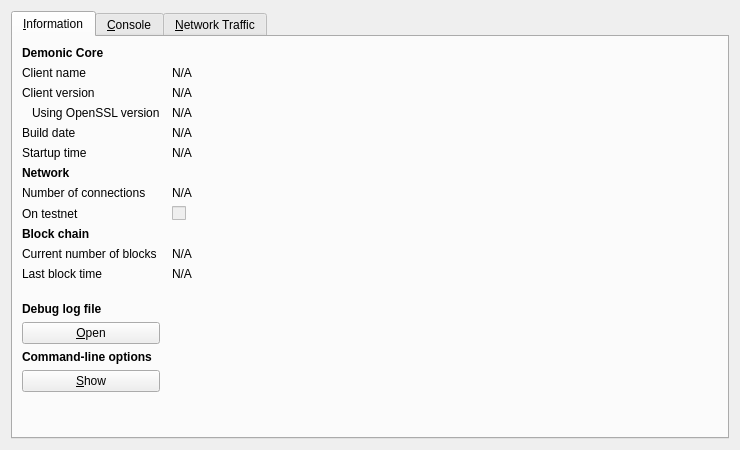
<?xml version="1.0" encoding="UTF-8"?>
<ui version="4.0">
 <class>RPCConsole</class>
 <widget class="QDialog" name="RPCConsole">
  <property name="geometry">
   <rect>
    <x>0</x>
    <y>0</y>
    <width>740</width>
    <height>450</height>
   </rect>
  </property>
  <property name="windowTitle">
   <string>Demonic - Debug window</string>
  </property>
  <layout class="QVBoxLayout" name="verticalLayout_2">
   <item>
    <widget class="QTabWidget" name="tabWidget">
     <property name="currentIndex">
      <number>0</number>
     </property>
     <widget class="QWidget" name="tab_info">
      <attribute name="title">
       <string>&amp;Information</string>
      </attribute>
      <layout class="QGridLayout" name="gridLayout" columnstretch="0,1">
       <property name="horizontalSpacing">
        <number>12</number>
       </property>
       <item row="0" column="0">
        <widget class="QLabel" name="label_9">
         <property name="font">
          <font>
           <weight>75</weight>
           <bold>true</bold>
          </font>
         </property>
         <property name="text">
          <string>Demonic Core</string>
         </property>
        </widget>
       </item>
       <item row="1" column="0">
        <widget class="QLabel" name="label_5">
         <property name="text">
          <string>Client name</string>
         </property>
        </widget>
       </item>
       <item row="1" column="1">
        <widget class="QLabel" name="clientName">
         <property name="cursor">
          <cursorShape>IBeamCursor</cursorShape>
         </property>
         <property name="text">
          <string>N/A</string>
         </property>
         <property name="textFormat">
          <enum>Qt::PlainText</enum>
         </property>
         <property name="textInteractionFlags">
          <set>Qt::LinksAccessibleByMouse|Qt::TextSelectableByKeyboard|Qt::TextSelectableByMouse</set>
         </property>
        </widget>
       </item>
       <item row="2" column="0">
        <widget class="QLabel" name="label_6">
         <property name="text">
          <string>Client version</string>
         </property>
        </widget>
       </item>
       <item row="2" column="1">
        <widget class="QLabel" name="clientVersion">
         <property name="cursor">
          <cursorShape>IBeamCursor</cursorShape>
         </property>
         <property name="text">
          <string>N/A</string>
         </property>
         <property name="textFormat">
          <enum>Qt::PlainText</enum>
         </property>
         <property name="textInteractionFlags">
          <set>Qt::LinksAccessibleByMouse|Qt::TextSelectableByKeyboard|Qt::TextSelectableByMouse</set>
         </property>
        </widget>
       </item>
       <item row="3" column="0">
        <widget class="QLabel" name="label_14">
         <property name="text">
          <string>Using OpenSSL version</string>
         </property>
         <property name="indent">
          <number>10</number>
         </property>
        </widget>
       </item>
       <item row="3" column="1">
        <widget class="QLabel" name="openSSLVersion">
         <property name="cursor">
          <cursorShape>IBeamCursor</cursorShape>
         </property>
         <property name="text">
          <string>N/A</string>
         </property>
         <property name="textFormat">
          <enum>Qt::PlainText</enum>
         </property>
         <property name="textInteractionFlags">
          <set>Qt::LinksAccessibleByMouse|Qt::TextSelectableByKeyboard|Qt::TextSelectableByMouse</set>
         </property>
        </widget>
       </item>
       <item row="4" column="0">
        <widget class="QLabel" name="label_12">
         <property name="text">
          <string>Build date</string>
         </property>
        </widget>
       </item>
       <item row="4" column="1">
        <widget class="QLabel" name="buildDate">
         <property name="cursor">
          <cursorShape>IBeamCursor</cursorShape>
         </property>
         <property name="text">
          <string>N/A</string>
         </property>
         <property name="textFormat">
          <enum>Qt::PlainText</enum>
         </property>
         <property name="textInteractionFlags">
          <set>Qt::LinksAccessibleByMouse|Qt::TextSelectableByKeyboard|Qt::TextSelectableByMouse</set>
         </property>
        </widget>
       </item>
       <item row="5" column="0">
        <widget class="QLabel" name="label_13">
         <property name="text">
          <string>Startup time</string>
         </property>
        </widget>
       </item>
       <item row="5" column="1">
        <widget class="QLabel" name="startupTime">
         <property name="cursor">
          <cursorShape>IBeamCursor</cursorShape>
         </property>
         <property name="text">
          <string>N/A</string>
         </property>
         <property name="textFormat">
          <enum>Qt::PlainText</enum>
         </property>
         <property name="textInteractionFlags">
          <set>Qt::LinksAccessibleByMouse|Qt::TextSelectableByKeyboard|Qt::TextSelectableByMouse</set>
         </property>
        </widget>
       </item>
       <item row="6" column="0">
        <widget class="QLabel" name="label_11">
         <property name="font">
          <font>
           <weight>75</weight>
           <bold>true</bold>
          </font>
         </property>
         <property name="text">
          <string>Network</string>
         </property>
        </widget>
       </item>
       <item row="7" column="0">
        <widget class="QLabel" name="label_7">
         <property name="text">
          <string>Number of connections</string>
         </property>
        </widget>
       </item>
       <item row="7" column="1">
        <widget class="QLabel" name="numberOfConnections">
         <property name="cursor">
          <cursorShape>IBeamCursor</cursorShape>
         </property>
         <property name="text">
          <string>N/A</string>
         </property>
         <property name="textFormat">
          <enum>Qt::PlainText</enum>
         </property>
         <property name="textInteractionFlags">
          <set>Qt::LinksAccessibleByMouse|Qt::TextSelectableByKeyboard|Qt::TextSelectableByMouse</set>
         </property>
        </widget>
       </item>
       <item row="8" column="0">
        <widget class="QLabel" name="label_8">
         <property name="text">
          <string>On testnet</string>
         </property>
        </widget>
       </item>
       <item row="8" column="1">
        <widget class="QCheckBox" name="isTestNet">
         <property name="enabled">
          <bool>false</bool>
         </property>
         <property name="text">
          <string/>
         </property>
        </widget>
       </item>
       <item row="9" column="0">
        <widget class="QLabel" name="label_10">
         <property name="font">
          <font>
           <weight>75</weight>
           <bold>true</bold>
          </font>
         </property>
         <property name="text">
          <string>Block chain</string>
         </property>
        </widget>
       </item>
       <item row="10" column="0">
        <widget class="QLabel" name="label_3">
         <property name="text">
          <string>Current number of blocks</string>
         </property>
        </widget>
       </item>
       <item row="10" column="1">
        <widget class="QLabel" name="numberOfBlocks">
         <property name="cursor">
          <cursorShape>IBeamCursor</cursorShape>
         </property>
         <property name="text">
          <string>N/A</string>
         </property>
         <property name="textFormat">
          <enum>Qt::PlainText</enum>
         </property>
         <property name="textInteractionFlags">
          <set>Qt::LinksAccessibleByMouse|Qt::TextSelectableByKeyboard|Qt::TextSelectableByMouse</set>
         </property>
        </widget>
       </item>
       <item row="11" column="0">
        <widget class="QLabel" name="label_2">
         <property name="text">
          <string>Last block time</string>
         </property>
        </widget>
       </item>
       <item row="11" column="1">
        <widget class="QLabel" name="lastBlockTime">
         <property name="cursor">
          <cursorShape>IBeamCursor</cursorShape>
         </property>
         <property name="text">
          <string>N/A</string>
         </property>
         <property name="textFormat">
          <enum>Qt::PlainText</enum>
         </property>
         <property name="textInteractionFlags">
          <set>Qt::LinksAccessibleByMouse|Qt::TextSelectableByKeyboard|Qt::TextSelectableByMouse</set>
         </property>
        </widget>
       </item>
       <item row="12" column="0">
        <spacer name="verticalSpacer_2">
         <property name="orientation">
          <enum>Qt::Vertical</enum>
         </property>
         <property name="sizeHint" stdset="0">
          <size>
           <width>20</width>
           <height>20</height>
          </size>
         </property>
        </spacer>
       </item>
       <item row="13" column="0">
        <widget class="QLabel" name="labelDebugLogfile">
         <property name="font">
          <font>
           <weight>75</weight>
           <bold>true</bold>
          </font>
         </property>
         <property name="text">
          <string>Debug log file</string>
         </property>
        </widget>
       </item>
       <item row="14" column="0">
        <widget class="QPushButton" name="openDebugLogfileButton">
         <property name="toolTip">
          <string>Open the Demonic debug log file from the current data directory. This can take a few seconds for large log files.</string>
         </property>
         <property name="text">
          <string>&amp;Open</string>
         </property>
         <property name="autoDefault">
          <bool>false</bool>
         </property>
        </widget>
       </item>
       <item row="15" column="0">
        <widget class="QLabel" name="labelCLOptions">
         <property name="font">
          <font>
           <weight>75</weight>
           <bold>true</bold>
          </font>
         </property>
         <property name="text">
          <string>Command-line options</string>
         </property>
        </widget>
       </item>
       <item row="16" column="0">
        <widget class="QPushButton" name="showCLOptionsButton">
         <property name="toolTip">
          <string>Show the Demonic-Qt help message to get a list with possible Demonic command-line options.</string>
         </property>
         <property name="text">
          <string>&amp;Show</string>
         </property>
         <property name="autoDefault">
          <bool>false</bool>
         </property>
        </widget>
       </item>
       <item row="17" column="0">
        <spacer name="verticalSpacer">
         <property name="orientation">
          <enum>Qt::Vertical</enum>
         </property>
         <property name="sizeHint" stdset="0">
          <size>
           <width>20</width>
           <height>40</height>
          </size>
         </property>
        </spacer>
       </item>
      </layout>
     </widget>
     <widget class="QWidget" name="tab_console">
      <attribute name="title">
       <string>&amp;Console</string>
      </attribute>
      <layout class="QVBoxLayout" name="verticalLayout_3">
       <property name="spacing">
        <number>3</number>
       </property>
       <item>
        <widget class="QTextEdit" name="messagesWidget">
         <property name="minimumSize">
          <size>
           <width>0</width>
           <height>100</height>
          </size>
         </property>
         <property name="readOnly">
          <bool>true</bool>
         </property>
         <property name="tabKeyNavigation" stdset="0">
          <bool>false</bool>
         </property>
         <property name="columnCount" stdset="0">
          <number>2</number>
         </property>
        </widget>
       </item>
       <item>
        <layout class="QHBoxLayout" name="horizontalLayout">
         <property name="spacing">
          <number>3</number>
         </property>
         <item>
          <widget class="QLabel" name="label">
           <property name="text">
            <string notr="true">&gt;</string>
           </property>
          </widget>
         </item>
         <item>
          <widget class="QLineEdit" name="lineEdit"/>
         </item>
         <item>
          <widget class="QPushButton" name="clearButton">
           <property name="maximumSize">
            <size>
             <width>24</width>
             <height>24</height>
            </size>
           </property>
           <property name="toolTip">
            <string>Clear console</string>
           </property>
           <property name="text">
            <string/>
           </property>
           <property name="icon">
            <iconset resource="../bitcoin.qrc">
             <normaloff>:/icons/remove</normaloff>:/icons/remove</iconset>
           </property>
           <property name="shortcut">
            <string notr="true">Ctrl+L</string>
           </property>
           <property name="autoDefault">
            <bool>false</bool>
           </property>
          </widget>
         </item>
        </layout>
       </item>
      </layout>
     </widget>
     <widget class="QWidget" name="tab">
      <attribute name="title">
       <string>&amp;Network Traffic</string>
      </attribute>
      <layout class="QHBoxLayout" name="horizontalLayout_3">
       <item>
        <layout class="QVBoxLayout" name="verticalLayout_4">
         <item>
          <widget class="TrafficGraphWidget" name="trafficGraph" native="true">
           <property name="sizePolicy">
            <sizepolicy hsizetype="Expanding" vsizetype="Expanding">
             <horstretch>0</horstretch>
             <verstretch>0</verstretch>
            </sizepolicy>
           </property>
          </widget>
         </item>
         <item>
          <layout class="QHBoxLayout" name="horizontalLayout_2">
           <item>
            <widget class="QSlider" name="sldGraphRange">
             <property name="minimum">
              <number>1</number>
             </property>
             <property name="maximum">
              <number>288</number>
             </property>
             <property name="pageStep">
              <number>12</number>
             </property>
             <property name="value">
              <number>6</number>
             </property>
             <property name="orientation">
              <enum>Qt::Horizontal</enum>
             </property>
            </widget>
           </item>
           <item>
            <widget class="QLabel" name="lblGraphRange">
             <property name="minimumSize">
              <size>
               <width>100</width>
               <height>0</height>
              </size>
             </property>
             <property name="alignment">
              <set>Qt::AlignCenter</set>
             </property>
            </widget>
           </item>
           <item>
            <widget class="QPushButton" name="btnClearTrafficGraph">
             <property name="text">
              <string>&amp;Clear</string>
             </property>
            </widget>
           </item>
          </layout>
         </item>
        </layout>
       </item>
       <item>
        <layout class="QVBoxLayout" name="verticalLayout">
         <item>
          <widget class="QGroupBox" name="groupBox">
           <property name="title">
            <string>Totals</string>
           </property>
           <layout class="QVBoxLayout" name="verticalLayout_5">
            <item>
             <layout class="QHBoxLayout" name="horizontalLayout_4">
              <item>
               <widget class="Line" name="line">
                <property name="sizePolicy">
                 <sizepolicy hsizetype="Fixed" vsizetype="Fixed">
                  <horstretch>0</horstretch>
                  <verstretch>0</verstretch>
                 </sizepolicy>
                </property>
                <property name="minimumSize">
                 <size>
                  <width>10</width>
                  <height>0</height>
                 </size>
                </property>
                <property name="palette">
                 <palette>
                  <active>
                   <colorrole role="Light">
                    <brush brushstyle="SolidPattern">
                     <color alpha="255">
                      <red>0</red>
                      <green>255</green>
                      <blue>0</blue>
                     </color>
                    </brush>
                   </colorrole>
                  </active>
                  <inactive>
                   <colorrole role="Light">
                    <brush brushstyle="SolidPattern">
                     <color alpha="255">
                      <red>0</red>
                      <green>255</green>
                      <blue>0</blue>
                     </color>
                    </brush>
                   </colorrole>
                  </inactive>
                  <disabled>
                   <colorrole role="Light">
                    <brush brushstyle="SolidPattern">
                     <color alpha="255">
                      <red>0</red>
                      <green>255</green>
                      <blue>0</blue>
                     </color>
                    </brush>
                   </colorrole>
                  </disabled>
                 </palette>
                </property>
                <property name="orientation">
                 <enum>Qt::Horizontal</enum>
                </property>
               </widget>
              </item>
              <item>
               <widget class="QLabel" name="label_16">
                <property name="text">
                 <string>In:</string>
                </property>
               </widget>
              </item>
              <item>
               <widget class="QLabel" name="lblBytesIn">
                <property name="minimumSize">
                 <size>
                  <width>50</width>
                  <height>0</height>
                 </size>
                </property>
                <property name="alignment">
                 <set>Qt::AlignRight|Qt::AlignTrailing|Qt::AlignVCenter</set>
                </property>
               </widget>
              </item>
             </layout>
            </item>
            <item>
             <layout class="QHBoxLayout" name="horizontalLayout_5">
              <item>
               <widget class="Line" name="line_2">
                <property name="sizePolicy">
                 <sizepolicy hsizetype="Fixed" vsizetype="Fixed">
                  <horstretch>0</horstretch>
                  <verstretch>0</verstretch>
                 </sizepolicy>
                </property>
                <property name="minimumSize">
                 <size>
                  <width>10</width>
                  <height>0</height>
                 </size>
                </property>
                <property name="palette">
                 <palette>
                  <active>
                   <colorrole role="Light">
                    <brush brushstyle="SolidPattern">
                     <color alpha="255">
                      <red>255</red>
                      <green>0</green>
                      <blue>0</blue>
                     </color>
                    </brush>
                   </colorrole>
                  </active>
                  <inactive>
                   <colorrole role="Light">
                    <brush brushstyle="SolidPattern">
                     <color alpha="255">
                      <red>255</red>
                      <green>0</green>
                      <blue>0</blue>
                     </color>
                    </brush>
                   </colorrole>
                  </inactive>
                  <disabled>
                   <colorrole role="Light">
                    <brush brushstyle="SolidPattern">
                     <color alpha="255">
                      <red>255</red>
                      <green>0</green>
                      <blue>0</blue>
                     </color>
                    </brush>
                   </colorrole>
                  </disabled>
                 </palette>
                </property>
                <property name="orientation">
                 <enum>Qt::Horizontal</enum>
                </property>
               </widget>
              </item>
              <item>
               <widget class="QLabel" name="label_17">
                <property name="text">
                 <string>Out:</string>
                </property>
               </widget>
              </item>
              <item>
               <widget class="QLabel" name="lblBytesOut">
                <property name="minimumSize">
                 <size>
                  <width>50</width>
                  <height>0</height>
                 </size>
                </property>
                <property name="alignment">
                 <set>Qt::AlignRight|Qt::AlignTrailing|Qt::AlignVCenter</set>
                </property>
               </widget>
              </item>
             </layout>
            </item>
            <item>
             <spacer name="verticalSpacer_4">
              <property name="orientation">
               <enum>Qt::Vertical</enum>
              </property>
              <property name="sizeHint" stdset="0">
               <size>
                <width>20</width>
                <height>407</height>
               </size>
              </property>
             </spacer>
            </item>
           </layout>
          </widget>
         </item>
        </layout>
       </item>
      </layout>
     </widget>
    </widget>
   </item>
  </layout>
 </widget>
 <customwidgets>
  <customwidget>
   <class>TrafficGraphWidget</class>
   <extends>QWidget</extends>
   <header>trafficgraphwidget.h</header>
   <container>1</container>
   <slots>
    <slot>clear()</slot>
   </slots>
  </customwidget>
 </customwidgets>
 <resources>
  <include location="../bitcoin.qrc"/>
 </resources>
 <connections/>
</ui>
